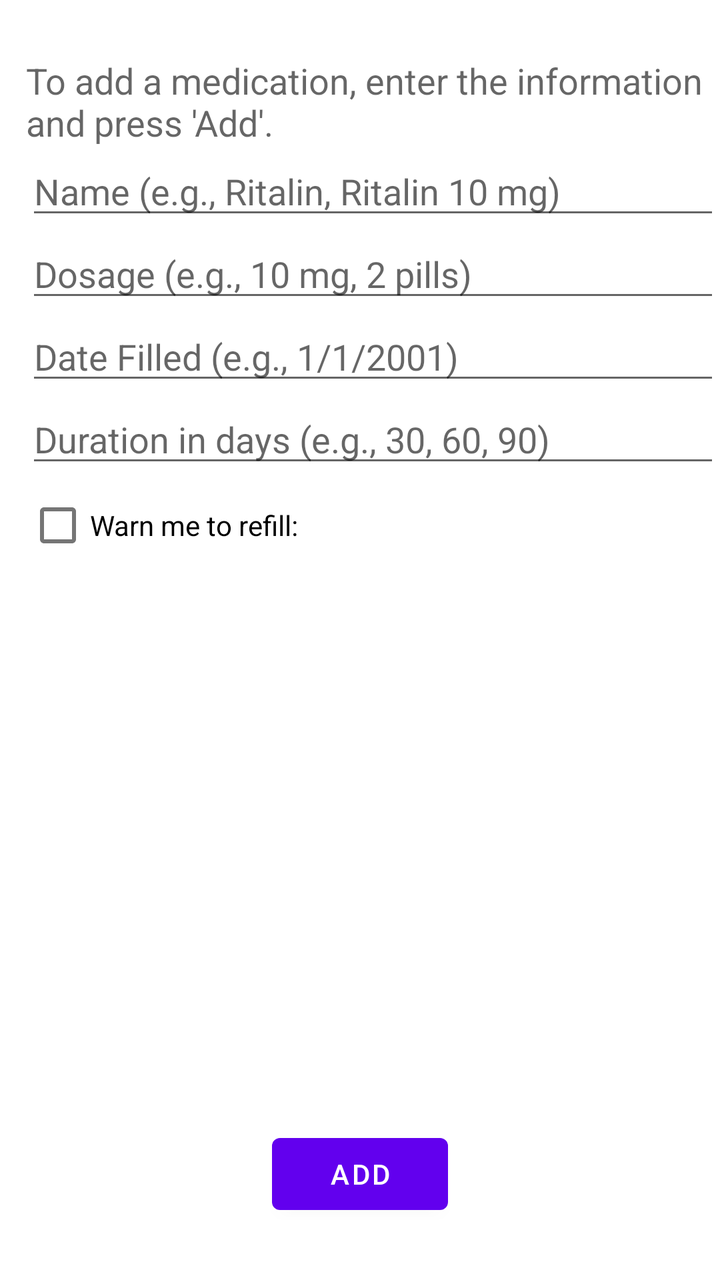
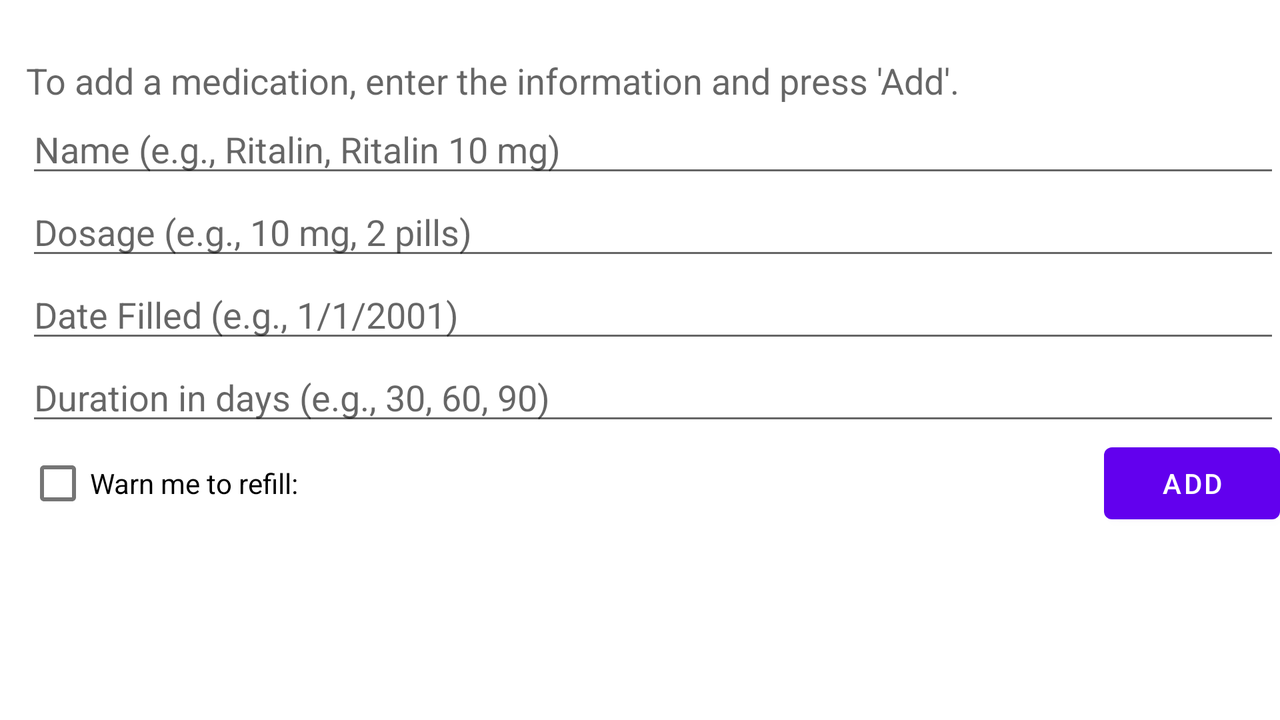

One screen, two layout resources from the same app: the default and the repository's alternative for another configuration. Each is rendered where Android would select it; the XML of both is given below.
<!-- AndroidManifest.xml: application theme AppTheme -->
<!-- res/layout/activity_new_med.xml -->
<RelativeLayout xmlns:android="http://schemas.android.com/apk/res/android"
    xmlns:tools="http://schemas.android.com/tools"
    android:layout_width="match_parent"
    android:layout_height="match_parent"

    tools:context=".NewMedActivity" >

    <TextView
        android:id="@+id/instructionView"
        android:layout_width="wrap_content"
        android:layout_height="wrap_content"
        android:layout_alignParentLeft="true"
        android:layout_alignParentTop="true"
        android:layout_marginLeft="13dp"
        android:layout_marginTop="28dp"
        android:text="@string/new_med_instructions"
        android:textAppearance="?android:attr/textAppearanceMedium" />

    <EditText
        android:id="@+id/nameText"
        android:layout_width="wrap_content"
        android:layout_height="wrap_content"
        android:layout_alignLeft="@+id/instructionView"
        android:layout_alignParentRight="true"
        android:layout_below="@+id/instructionView"
        android:ems="10"
        android:hint="@string/new_name_hint" >

        <requestFocus />
    </EditText>

    <EditText
        android:id="@+id/dosageText"
        android:layout_width="wrap_content"
        android:layout_height="wrap_content"
        android:layout_alignLeft="@+id/nameText"
        android:layout_alignParentRight="true"
        android:layout_below="@+id/nameText"
        android:ems="10"
        android:hint="@string/new_dosage_hint" />

    <Button
        android:id="@+id/addButton"
        android:layout_width="wrap_content"
        android:layout_height="wrap_content"
        android:layout_alignParentBottom="true"
        android:layout_centerHorizontal="true"
        android:layout_marginBottom="29dp"
        android:text="@string/button_add"
        android:onClick="addToDB" />

    <EditText
        android:id="@+id/dateFilledText"
        android:layout_width="wrap_content"
        android:layout_height="wrap_content"
        android:layout_alignLeft="@+id/dosageText"
        android:layout_alignParentRight="true"
        android:layout_below="@+id/dosageText"
        android:ems="10"
        android:inputType="date"
        android:hint="@string/new_date_filled_hint" />

    <EditText
        android:id="@+id/durationText"
        android:layout_width="wrap_content"
        android:layout_height="wrap_content"
        android:layout_alignLeft="@+id/dateFilledText"
        android:layout_alignParentRight="true"
        android:layout_below="@+id/dateFilledText"
        android:ems="10"
        android:inputType="number"
        android:hint="@string/new_duration_hint" />

    <CheckBox
        android:id="@+id/reminderCheckBox"
        android:layout_width="wrap_content"
        android:layout_height="wrap_content"
        android:layout_alignLeft="@+id/durationText"
        android:layout_below="@+id/durationText"
        android:text="@string/reminder_checkbox"
        android:onClick="reminderCheckboxClicked" />

    <EditText
        android:id="@+id/reminderText"
        android:layout_width="wrap_content"
        android:layout_height="wrap_content"
        android:layout_alignTop="@+id/reminderCheckBox"
        android:layout_toRightOf="@+id/reminderCheckBox"
        android:ems="10"
        android:inputType=""
        android:hint="@string/hint_reminder"
        android:focusable="false"
        android:enabled="false"
        android:visibility="invisible" />



</RelativeLayout>
<!-- resources referenced by this layout -->
<resources>
  <string name="button_add">Add</string>
  <string name="hint_reminder">Days in Advance</string>
  <string name="new_date_filled_hint">Date Filled (e.g., 1/1/2001)</string>
  <string name="new_dosage_hint">Dosage (e.g., 10 mg, 2 pills)</string>
  <string name="new_duration_hint">Duration in days (e.g., 30, 60, 90)</string>
  <string name="new_med_instructions">To add a medication, enter the information and press \'Add\'.</string>
  <string name="new_name_hint">Name (e.g., Ritalin, Ritalin 10 mg)</string>
  <string name="reminder_checkbox">Warn me to refill:</string>
</resources>
<!-- res/layout-land/activity_new_med.xml (the repository's variant of the layout above) -->
<!-- drawn on the phone turned sideways -->
<?xml version="1.0" encoding="utf-8"?>
<RelativeLayout xmlns:android="http://schemas.android.com/apk/res/android"
    android:layout_width="match_parent"
    android:layout_height="match_parent" >
    
    <TextView
        android:id="@+id/instructionView"
        android:layout_width="wrap_content"
        android:layout_height="wrap_content"
        android:layout_alignParentLeft="true"
        android:layout_alignParentTop="true"
        android:layout_marginLeft="13dp"
        android:layout_marginTop="28dp"
        android:text="@string/new_med_instructions"
        android:textAppearance="?android:attr/textAppearanceMedium" />

    <EditText
        android:id="@+id/nameText"
        android:layout_width="wrap_content"
        android:layout_height="wrap_content"
        android:layout_alignLeft="@+id/instructionView"
        android:layout_alignParentRight="true"
        android:layout_below="@+id/instructionView"
        android:ems="10"
        android:hint="@string/new_name_hint" >

        <requestFocus />
    </EditText>

    <EditText
        android:id="@+id/dosageText"
        android:layout_width="wrap_content"
        android:layout_height="wrap_content"
        android:layout_alignLeft="@+id/nameText"
        android:layout_alignParentRight="true"
        android:layout_below="@+id/nameText"
        android:ems="10"
        android:hint="@string/new_dosage_hint" />

    <EditText
        android:id="@+id/dateFilledText"
        android:layout_width="wrap_content"
        android:layout_height="wrap_content"
        android:layout_alignLeft="@+id/dosageText"
        android:layout_alignRight="@+id/dosageText"
        android:layout_below="@+id/dosageText"
        android:ems="10"
        android:inputType="date"
        android:hint="@string/new_date_filled_hint" />

    <CheckBox
        android:id="@+id/reminderCheckBox"
        android:layout_width="wrap_content"
        android:layout_height="wrap_content"
        android:layout_alignLeft="@+id/durationText"
        android:layout_below="@+id/durationText"
        android:text="@string/reminder_checkbox"
        android:onClick="reminderCheckboxClicked" />

    <EditText
        android:id="@+id/durationText"
        android:layout_width="wrap_content"
        android:layout_height="wrap_content"
        android:layout_alignLeft="@+id/dateFilledText"
        android:layout_alignRight="@+id/dateFilledText"
        android:layout_below="@+id/dateFilledText"
        android:ems="10"
        android:inputType="number"
        android:hint="@string/new_duration_hint" />

    <EditText
        android:id="@+id/reminderText"
        android:layout_width="wrap_content"
        android:layout_height="wrap_content"
        android:layout_alignTop="@+id/reminderCheckBox"
        android:layout_toRightOf="@+id/reminderCheckBox"
        android:ems="10"
        android:enabled="false"
        android:focusable="false"
        android:hint="@string/hint_reminder"
        android:inputType=""
        android:visibility="invisible" />

    <Button
        android:id="@+id/addButton"
        android:layout_width="wrap_content"
        android:layout_height="wrap_content"
        android:layout_alignBaseline="@+id/reminderText"
        android:layout_alignBottom="@+id/reminderText"
        android:layout_alignRight="@+id/durationText"
        android:onClick="addToDB"
        android:text="@string/button_add" />

</RelativeLayout>
